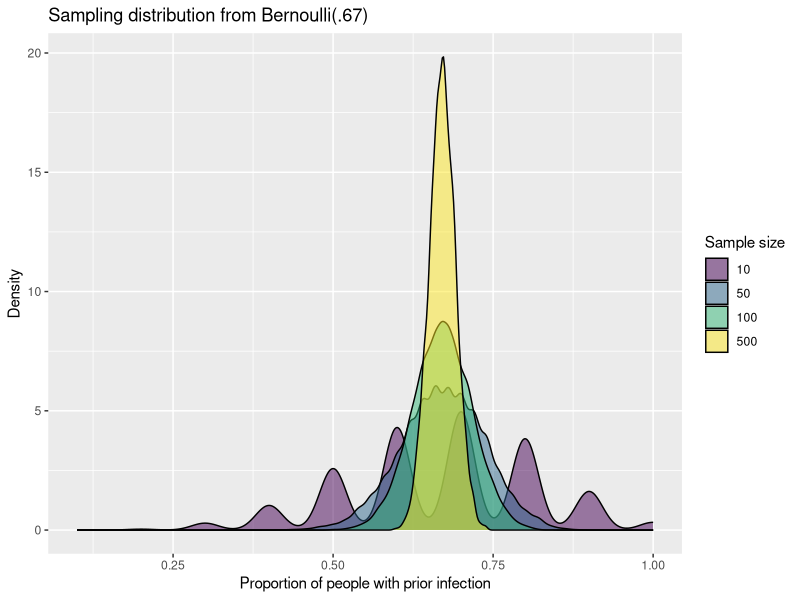

R code for this plot: (Note: this script raises an error after producing the figure.)
## ---- chunk 1

## ---- chunk 2
library(dplyr); library(ggplot2)
## ---- chunk 3
pnorm(10.9, mean = 11, sd = sqrt(1.5^2/1000))
pnorm((10.9 - 11)/(1.5/sqrt(1000)) ) # standardized version
## ---- chunk 4
set.seed(0)
n10 <- t(replicate(n = 10000, rbinom(10, size = 1, prob = .67)))
n10 <- rowMeans(n10)

set.seed(0)
n50 <- t(replicate(n = 10000, rbinom(50, size = 1, prob = .67)))
n50 <- rowMeans(n50)

set.seed(0)
n100 <- t(replicate(n = 10000, rbinom(100, size = 1, prob = .67)))
n100 <- rowMeans(n100)

set.seed(0)
n500 <- t(replicate(n = 10000, rbinom(500, size = 1, prob = .67)))
n500 <- rowMeans(n500)

## ---- chunk 5
data.frame(propCovid = n10, sampleSize = 10) %>%
  bind_rows(
    data.frame(n50, sampleSize = 50) %>%
      rename(propCovid = n50)
  ) %>%
  bind_rows(
    data.frame(n100, sampleSize = 100) %>%
      rename(propCovid = n100)
  )%>%
  bind_rows(
    data.frame(n500, sampleSize = 500) %>%
      rename(propCovid = n500)
  ) %>%
  ggplot(aes(x = propCovid,
             fill = as.factor(sampleSize))) +
  geom_density(alpha = .5) +
  labs(x = "Proportion of people with prior infection",
       y = "Density",
       title = "Sampling distribution from Bernoulli(.67)",
       fill = "Sample size")  +
  scale_fill_viridis_d()
## ---- chunk 6
pnorm(.7, mean = .75, sd = sqrt(.75*(1-.75)/435))
## ---- chunk 7
sum(dbinom(325:435, 435, .75))
1 - pbinom(324, 435, .75) # pbinom alternative
## ---- chunk 8
1 - pnorm(324, 435*.75, sd = sqrt(435*.75*.25))
## ---- chunk 9
knitr::include_graphics("img/spear.png")
## ---- chunk 10
knitr::include_graphics("img/net.png")
## ---- chunk 11
knitr::include_graphics("img/spear.png")
## ---- chunk 12
knitr::include_graphics("img/net.png")
## ---- chunk 13
knitr::include_graphics("img/ci2.png")
## ---- chunk 14
knitr::include_graphics("img/approval.png")
## ---- chunk 15
knitr::include_graphics("img/vaccine.png")
## ---- chunk 16
knitr::include_graphics("img/vaccine.png")
## ---- chunk 17
knitr::include_graphics("img/horseshoes.jpg")
